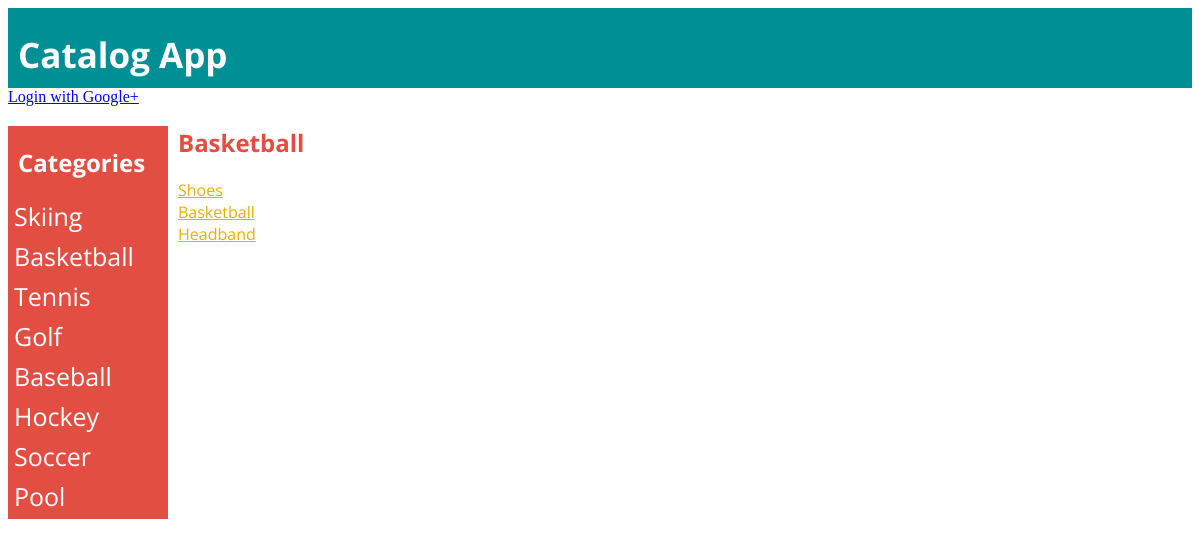
Screenshot of /categories/2/items/ with the database file from the repository.
### database_setup.py (models this page shows, shortened)
class Category(Base):
    __tablename__ = 'category'
    id = Column(Integer,primary_key=True)
    name = Column(String(250), nullable = False)

class Item(Base):
    __tablename__ = 'item'
    id = Column(Integer,primary_key=True)
    name = Column(String(250), nullable = False)
    description = Column(String(2000), nullable=False)
    user_id = Column(Integer, ForeignKey('user.id'))
    user = relationship(User)
    category_id = Column(Integer, ForeignKey('category.id'))
    category = relationship(Category)
    created_date = Column(DateTime, default=datetime.datetime.utcnow)

### catalog.py (the view)
@app.route('/categories/<int:category>/')
@app.route('/categories/<int:category>/items/')
def showItems(category):
    categories = session.query(Category).all()
    items = session.query(Item).filter_by(category_id=category).all()
    category = session.query(Category).filter_by(id=category).first()
    return render_template(
        "items.html",
        category=category,
        items=items,
        categories=categories,
        login_session=login_session)

### templates/items.html (shortened to what this page needs)
{% extends "layout.html" %}
{% block main %}
  <h2>{{category.name}}</h2>
  <div>
    {% for i in items %}
    <a href="{{url_for('showItem',item=i.id,category=category.id)}}">{{i.name}}</a><br>
    {% endfor %}
    <br><br>
  </div>
{% endblock %}

### templates/layout.html (shortened to what this page needs)
<!doctype html>
<html>
<head>
  <link rel="stylesheet" href="{{ url_for('static', filename='css/style.css') }}">
</head>
<body>
  <div class="topbar">
    <h1>Catalog App</h1>
  </div>
  {% if 'username' not in login_session: %}
  <a href="{{url_for('showLogin')}}" id="signin">
      Login with Google+
  </a>
  {% else: %}
  <a href="{{url_for('gdisconnect')}}" id="signout>">
      Logout
  </a>
  {% endif %}
  <div class="sidenav">
    <h2>Categories</h2>
    {% for j in categories %}
    <a href="{{url_for('showItems',category = j.id)}}">{{j.name}}</a>
    {% endfor %}
  </div>
  <div class="main">
  {% block main %}
  {% endblock %}
  </div>
</body>
</html>

### static/css/style.css (style rules this page uses)
.topbar { background-color: #008F95; overflow: hidden; color: white; height: 80px; padding-left: 10px; }
.topbar h1 { font-size: 35px; vertical-align: middle; font-family: 'Open Sans', sans-serif; }
.sidenav { width: 160px; position: fixed; z-index: 1; margin-top: 20px; background-color: #E24E42; overflow-x: hidden; padding-top: 0px; }
.sidenav a { padding: 0px 8px 6px 6px; text-decoration: none; font-size: 25px; color: white; display: block; font-family: 'Open Sans', sans-serif; }
.sidenav h2 { color: white; padding-left: 10px; padding-top: 0px; font-family: 'Open Sans', sans-serif; }
.main { margin-left: 160px; margin-top: 20px; padding: 0px 10px; color: #E9B000; font-family: 'Open Sans', sans-serif; }
.main h2 { color: #E24E42; }
.main a { color: #E9B000; }

### rows the page displays
Category: name "Skiing"
Category: name "Basketball"
Category: name "Tennis"
Category: name "Golf"
Category: name "Baseball"
Category: name "Hockey"
Category: name "Soccer"
Category: name "Pool"
Item: name "Shoes"
Item: name "Basketball"
Item: name "Headband"
